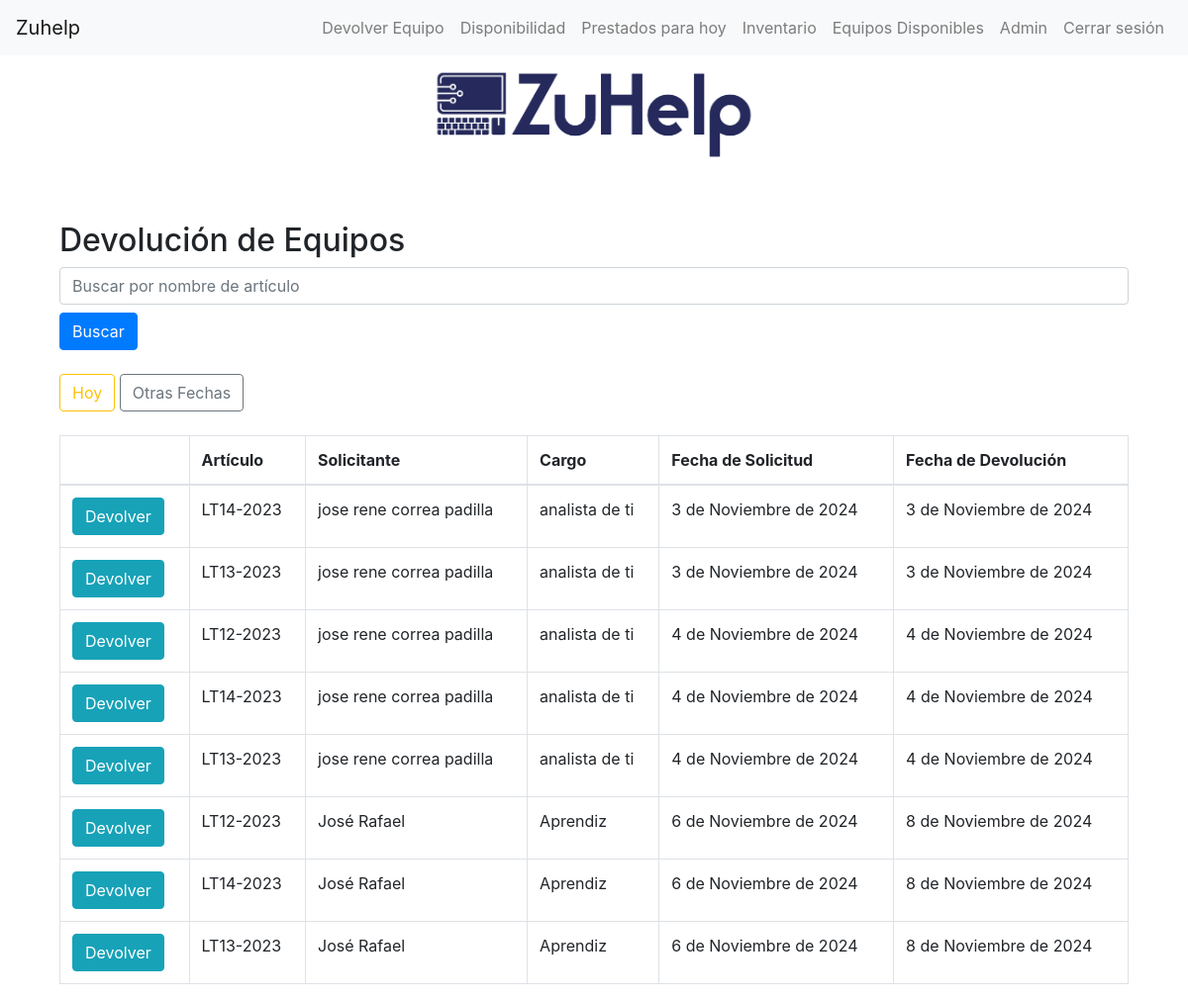
/devolver_articulo/ (signed in), run on an earlier commit of the app's database.
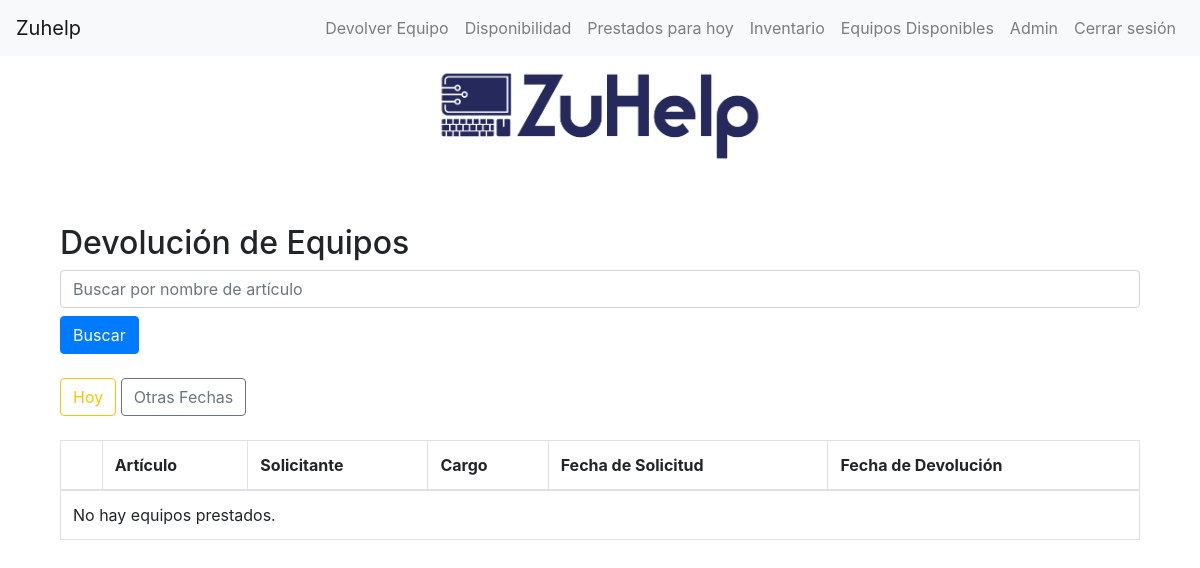
And on a later commit of the database.
### inventario/models.py (models this page shows, shortened)
class Prestamo(models.Model):
    articulo = models.ForeignKey(Articulo, on_delete=models.CASCADE)
    nombre_persona = models.CharField(max_length=100)
    cargo_persona = models.CharField(max_length=100)
    departamento = models.ForeignKey(Departamento, on_delete=models.SET_NULL, null=True, blank=True)
    motivo = models.ForeignKey(Motivo, on_delete=models.SET_NULL, null=True, blank=True)
    fecha_solicitud = models.DateField()
    fecha_devolucion = models.DateField()
    devuelto = models.BooleanField(default=False)
    entregado = models.BooleanField(default=False)
    entregado_por = models.ForeignKey(User, on_delete=models.SET_NULL, null=True, blank=True, related_name='prestamos_entregados')
    devuelto_por = models.ForeignKey(User, on_delete=models.SET_NULL, null=True, blank=True, related_name='prestamos_devueltos')

class Articulo(models.Model):
    nombre = models.CharField(max_length=100)
    observacion = models.TextField(blank=True, null=True)

### inventario/views.py (the view)
# urls.py: path('devolver_articulo/', views.devolver_articulo, name='devolver_articulo'),
@login_required
def devolver_articulo(request):
    prestamos = Prestamo.objects.filter(devuelto=False)  # Obtener préstamos no devueltos
    if request.method == 'GET':
        nombre_articulo = request.GET.get('nombre_articulo', '')
        if nombre_articulo:
            prestamos = prestamos.filter(articulo__nombre__icontains=nombre_articulo)  # Filtrar por nombre de artículo
        filtro = request.GET.get('filtro', '')
        hoy_utc = timezone.now()  # Obtiene la fecha y hora actual en UTC
        hoy_local = timezone.localtime(hoy_utc)  # Convierte a la hora local
        hoy_date = hoy_local.date()  # Obtiene solo la fecha
        if filtro == 'hoy':
            prestamos = prestamos.filter(fecha_devolucion=hoy_date)  # Filtrar por devoluciones de hoy
        elif filtro == 'otras':
            prestamos = prestamos.exclude(fecha_devolucion=hoy_date)  # Excluir devoluciones de hoy
    print(prestamos.query)  # Agrega esta línea para ver la consulta SQL generada
    return render(request, 'inventario/devolver_articulo.html', {'prestamos': prestamos})

### inventario/templates/inventario/devolver_articulo.html (shortened to what this page needs)
{% extends 'inventario/base.html' %}
{% block content %}
    <div class="container mt-5">
        <h2>Devolución de Equipos</h2>
        <form method="GET" action="{% url 'devolver_articulo' %}" class="mb-4">
            <input type="text" name="nombre_articulo" placeholder="Buscar por nombre de artículo" class="form-control" />
            <button type="submit" class="btn btn-primary mt-2">Buscar</button>
        </form>
        <div class="mb-4">
            <a href="{% url 'devolver_articulo' %}?filtro=hoy" class="btn {% if filtro == 'hoy' %}btn-warning{% else %}btn-outline-warning{% endif %}">Hoy</a>
            <a href="{% url 'devolver_articulo' %}?filtro=otras" class="btn {% if filtro == 'otras' %}btn-secondary{% else %}btn-outline-secondary{% endif %}">Otras Fechas</a>
        </div>
        <form method="POST" action="">
            <table class="table table-bordered">
                <thead>
                    <tr>
                        <th></th>
                        <th>Artículo</th>
                        <th>Solicitante</th>
                        <th>Cargo</th>
                        <th>Fecha de Solicitud</th>
                        <th>Fecha de Devolución</th>
                    </tr>
                </thead>
                <tbody>
                    {% for prestamo in prestamos %}
                    <tr>
                        <td>
                            <a href="{% url 'confirmar_devolucion' prestamo.id %}" class="btn btn-info">Devolver</a>
                        </td>
                        <td>{{ prestamo.articulo.nombre }}</td>
                        <td>{{ prestamo.nombre_persona }}</td>
                        <td>{{ prestamo.cargo_persona }}</td>
                        <td>{{ prestamo.fecha_solicitud }}</td>
                        <td>{{ prestamo.fecha_devolucion }}</td>
                    </tr>
                    {% empty %}
                    <tr>
                        <td colspan="6">No hay equipos prestados.</td>
                    </tr>
                    {% endfor %}
                </tbody>
            </table>
        </form>
    </div>
{% endblock %}

What changed in the data, as far as the page shows it:
removed Prestamo: articulo.nombre "LT14-2023", nombre_persona "jose rene correa padilla", cargo_persona "analista de ti", fecha_solicitud "3 de Noviembre de 2024", fecha_devolucion "3 de Noviembre de 2024"
removed Prestamo: articulo.nombre "LT13-2023", nombre_persona "jose rene correa padilla", cargo_persona "analista de ti", fecha_solicitud "3 de Noviembre de 2024", fecha_devolucion "3 de Noviembre de 2024"
removed Prestamo: articulo.nombre "LT12-2023", nombre_persona "jose rene correa padilla", cargo_persona "analista de ti", fecha_solicitud "4 de Noviembre de 2024", fecha_devolucion "4 de Noviembre de 2024"
removed Prestamo: articulo.nombre "LT14-2023", nombre_persona "jose rene correa padilla", cargo_persona "analista de ti", fecha_solicitud "4 de Noviembre de 2024", fecha_devolucion "4 de Noviembre de 2024"
removed Prestamo: articulo.nombre "LT13-2023", nombre_persona "jose rene correa padilla", cargo_persona "analista de ti", fecha_solicitud "4 de Noviembre de 2024", fecha_devolucion "4 de Noviembre de 2024"
removed Prestamo: articulo.nombre "LT12-2023", nombre_persona "José Rafael", cargo_persona "Aprendiz", fecha_solicitud "6 de Noviembre de 2024", fecha_devolucion "8 de Noviembre de 2024"
removed Prestamo: articulo.nombre "LT14-2023", nombre_persona "José Rafael", cargo_persona "Aprendiz", fecha_solicitud "6 de Noviembre de 2024", fecha_devolucion "8 de Noviembre de 2024"
removed Prestamo: articulo.nombre "LT13-2023", nombre_persona "José Rafael", cargo_persona "Aprendiz", fecha_solicitud "6 de Noviembre de 2024", fecha_devolucion "8 de Noviembre de 2024"
Also different on the page:
text now shown: "No hay equipos prestados."
